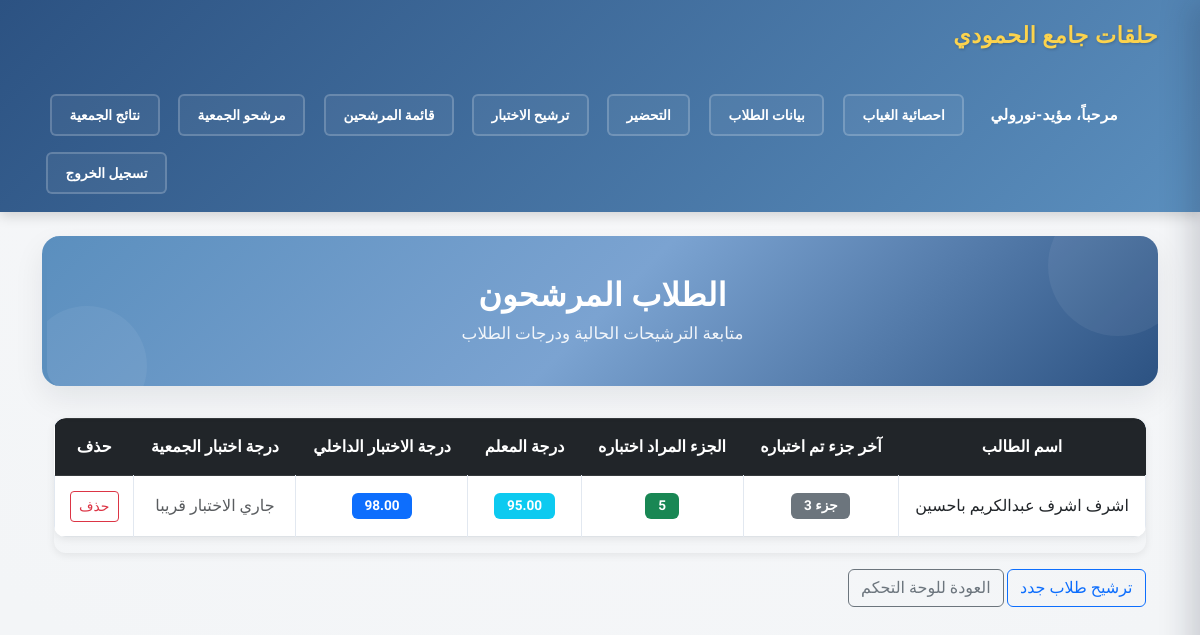
The page /teacher-nominations/ (signed in) on the database as committed earlier.
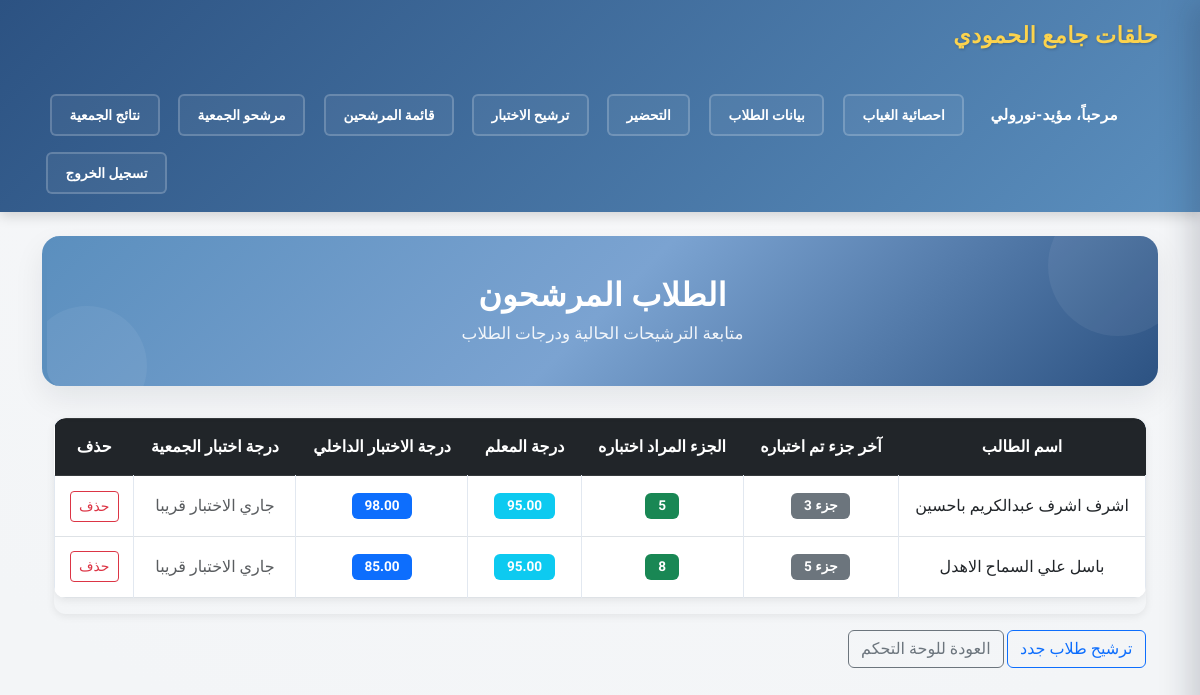
The same page on the database as committed later.
### quran_center/models.py (models this page shows, shortened)
class ExamNomination(models.Model):
    student = models.ForeignKey(Student, on_delete=models.CASCADE, verbose_name="الطالب")
    teacher = models.ForeignKey(User, on_delete=models.CASCADE, verbose_name="المعلم المرشح")
    last_tested_part = models.CharField(
        max_length=50,
        choices=LAST_TESTED_PART_CHOICES,
        verbose_name="آخر جزء تم اختباره"
    )
    teacher_grade = models.DecimalField(max_digits=5, decimal_places=2, verbose_name="درجة المعلم", null=True, blank=True)
    internal_grade = models.DecimalField(max_digits=5, decimal_places=2, verbose_name="درجة الاختبار الداخلي", null=True, blank=True)
    association_grade = models.DecimalField(max_digits=5, decimal_places=2, verbose_name="درجة اختبار الجمعية", null=True, blank=True)
    nomination_date = models.DateField(auto_now_add=True, verbose_name="تاريخ الترشيح")
    internal_passed = models.BooleanField(default=False, verbose_name="اجتاز الداخلي")
    association_tested = models.BooleanField(default=False, verbose_name="تم اختبار الجمعية")
    class Meta:
        verbose_name = "ترشيح اختبار"
        verbose_name_plural = "ترشيحات الاختبارات"
        ordering = ['-nomination_date']
    def get_next_part(self):
        part_sequence = ['0', '1', '2', '3', '5', '8', '10', '13', '15', '20', '25', '30']
        try:
            current_index = part_sequence.index(self.last_tested_part)
            if current_index < len(part_sequence) - 1:
                return part_sequence[current_index + 1]
            return '30'  # القرآن كاملاً
        except ValueError:
            return '1'

class Student(models.Model):
    GRADE_CHOICES = [
        ('1_pri', 'أول ابتدائي'), ('2_pri', 'ثاني ابتدائي'), ('3_pri', 'ثالث ابتدائي'),
        ('4_pri', 'رابع ابتدائي'), ('5_pri', 'خامس ابتدائي'), ('6_pri', 'سادس ابتدائي'),
        ('1_med', 'أول متوسط'), ('2_med', 'ثاني متوسط'), ('3_med', 'ثالث متوسط'),
        ('1_sec', 'أول ثانوي'), ('2_sec', 'ثاني ثانوي'), ('3_sec', 'ثالث ثانوي'),
        ('uni', 'جامعي'),
    ]
    STATUS_CHOICES = [('منتظر', 'منتظر'), ('منتظم', 'منتظم')]
    full_name = models.CharField(max_length=200, verbose_name="الاسم الثلاثي", blank=True, default="")
    student_unique_id = models.PositiveIntegerField(unique=True, blank=True, null=True, editable=False, verbose_name="المعرف الفريد")
    student_phone = models.CharField(max_length=15, blank=True, null=True, verbose_name="جوال الطالب")
    parent_phone = models.CharField(max_length=15, verbose_name="جوال ولي الأمر", blank=True, default="")
    identity_number = models.CharField(max_length=100, verbose_name="رقم هوية الطالب", blank=True, null=True)
    jamiaa_id = models.CharField(max_length=100, verbose_name="رقم الجمعية", blank=True, null=True)
    parent_identity = models.CharField(max_length=50, verbose_name="رقم هوية ولي الأمر", blank=True, null=True)
    grade = models.CharField(max_length=20, choices=GRADE_CHOICES, verbose_name="الصف الدراسي", blank=True, default="")
    birth_date = models.CharField(max_length=50, verbose_name="تاريخ الميلاد", blank=True, null=True)
    last_tested_part = models.CharField(
        max_length=50,
        choices=LAST_TESTED_PART_CHOICES,
        default='0',
        verbose_name="آخر جزء تم اختباره"
    )
    previous_center = models.CharField(max_length=100, blank=True, null=True, verbose_name="التحفيظ السابق ( ان وُجد )")
    neighborhood = models.CharField(max_length=100, verbose_name="الحي", blank=True, null=True)
    teacher = models.ForeignKey(User, on_delete=models.SET_NULL, null=True, blank=True, verbose_name="المعلم المسؤول")
    status = models.CharField(max_length=20, default='منتظر', choices=STATUS_CHOICES)
    educational_stage = models.CharField(max_length=50, blank=True)
    absence_reset_at = models.DateField(blank=True, null=True, verbose_name="تاريخ تصفير الغياب المؤقت")
    created_at = models.DateTimeField(auto_now_add=True)

### quran_center/views.py (the view)
# urls.py: path('teacher-nominations/', views.teacher_nominations, name='teacher_nominations'),
@login_required
def teacher_nominations(request):
    nominations = ExamNomination.objects.filter(teacher=request.user).select_related('student').order_by('student__full_name', '-id')
    nominations_with_next = []
    for nomination in nominations:
        nominations_with_next.append({
            'nomination': nomination,
            'next_part': nomination.get_next_part()
        })
    return render(request, 'teacher_nominations.html', {'nominations': nominations_with_next})

### quran_center/templatetags/role_tags.py (called while the page is built)
@register.filter
def has_role(user, role_code):
    if not user or not user.is_authenticated:
        return False
    if user.is_superuser:
        return True
    return UserRole.objects.filter(user=user, role__code=role_code).exists()

### quran_center/templates/teacher_nominations.html (shortened to what this page needs)
{% extends "base.html" %}
{% block content %}
<div class="page-hero">
    <div class="page-hero-inner">
        <h1 class="page-hero-title">الطلاب المرشحون</h1>
        <p class="page-hero-subtitle">متابعة الترشيحات الحالية ودرجات الطلاب</p>
    </div>
</div>
<div class="container" dir="rtl">
    {% if nominations %}
    <div class="table-responsive">
        <table class="table table-bordered table-hover">
            <thead class="table-dark">
                <tr>
                    <th>اسم الطالب</th>
                    <th>آخر جزء تم اختباره</th>
                    <th>الجزء المراد اختباره</th>
                    <th>درجة المعلم</th>
                    <th>درجة الاختبار الداخلي</th>
                    <th>درجة اختبار الجمعية</th>
                    <th>حذف</th>
                </tr>
            </thead>
            <tbody>
                {% for item in nominations %}
                <tr>
                    <td>{{ item.nomination.student.full_name }}</td>
                    <td><span class="badge bg-secondary">{{ item.nomination.get_last_tested_part_display }}</span></td>
                    <td><span class="badge bg-success">{{ item.next_part }}</span></td>
                    <td><span class="badge bg-info">{{ item.nomination.teacher_grade|floatformat:2 }}</span></td>
                    <td>
                        {% if item.nomination.internal_grade %}
                            <span class="badge bg-primary">{{ item.nomination.internal_grade|floatformat:2 }}</span>
                        {% else %}
                            <span class="text-muted">جاري الاختبار قريبا</span>
                        {% endif %}
                    </td>
                    <td>
                        {% if item.nomination.association_grade %}
                            <span class="badge bg-dark">{{ item.nomination.association_grade|floatformat:2 }}</span>
                        {% else %}
                            <span class="text-muted">جاري الاختبار قريبا</span>
                        {% endif %}
                    </td>
                    <td>
                        <form method="post" action="{% url 'delete_nomination' item.nomination.id %}" onsubmit="return confirm('هل تريد حذف هذا الترشيح؟');" style="display:inline;">
                            <button type="submit" class="btn btn-outline-danger btn-sm">حذف</button>
                        </form>
                    </td>
                </tr>
                {% endfor %}
            </tbody>
        </table>
    </div>
    {% else %}
    <div class="alert alert-info">
        لا يوجد طلاب مرشحون حالياً.
    </div>
    {% endif %}
    <div class="mt-3">
        <a href="{% url 'nominate_exam' %}" class="btn btn-outline-primary">ترشيح طلاب جدد</a>
        <a href="{% url 'teacher_dashboard' %}" class="btn btn-outline-secondary">العودة للوحة التحكم</a>
    </div>
</div>
{% endblock %}

Rows that differ between the two databases and show on the page:
added ExamNomination: nomination.student.full_name "باسل علي السماح الاهدل", nomination.last_tested_part "جزء 5", next_part "8", nomination.teacher_grade "95.00", nomination.internal_grade "85.00", shows "جاري الاختبار قريبا"
